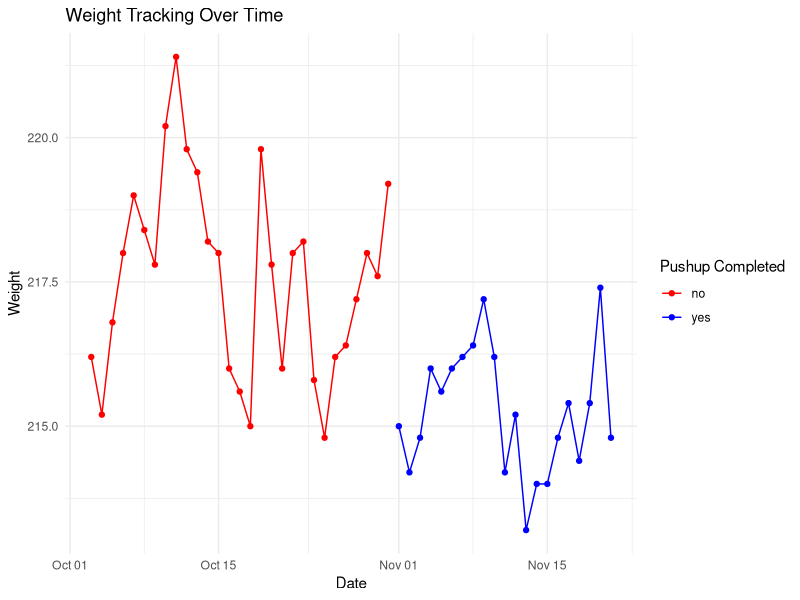

Recreate this plot in R.
## ---- chunk 1
knitr::opts_chunk$set(echo = TRUE)
## ---- chunk 2
# Create a data frame 
Weight_LL_File <- data.frame(
  Date = c("10/3", "10/4", "10/5", "10/6", "10/7", "10/8", "10/9", "10/10", "10/11", "10/12", "10/13", "10/14", "10/15", "10/16", "10/17", "10/18", "10/19", "10/20", "10/21", "10/22", "10/23", "10/24", "10/25", "10/26", "10/27", "10/28", "10/29", "10/30", "10/31", "11/1", "11/2", "11/3", "11/4", "11/5", "11/6", "11/7", "11/8", "11/9", "11/10", "11/11", "11/12", "11/13", "11/14", "11/15", "11/16", "11/17", "11/18", "11/19", "11/20", "11/21"),
  Weight = c(216.2, 215.2, 216.8, 218.0, 219.0, 218.4, 217.8, 220.2, 221.4, 219.8, 219.4, 218.2, 218.0, 216.0, 215.6, 215.0, 219.8, 217.8, 216.0, 218.0, 218.2, 215.8, 214.8, 216.2, 216.4, 217.2, 218.0, 217.6, 219.2, 215.0, 214.2, 214.8, 216.0, 215.6, 216.0, 216.2, 216.4, 217.2, 216.2, 214.2, 215.2, 213.2, 214.0, 214.0, 214.8, 215.4, 214.4, 215.4, 217.4, 214.8),
  Pushups_40 = c("no", "no", "no", "no", "no", "no", "no", "no", "no", "no", "no", "no", "no", "no", "no", "no", "no", "no", "no", "no", "no", "no", "no", "no", "no", "no", "no", "no", "no", "yes", "yes", "yes", "yes", "yes", "yes", "yes", "yes", "yes", "yes", "yes", "yes", "yes", "yes", "yes", "yes", "yes", "yes", "yes", "yes", "yes")
)

## ---- chunk 3

# Split the data into two groups
group_no <- Weight_LL_File$Weight[Weight_LL_File$Pushups_40 == "no"]
group_yes <- Weight_LL_File$Weight[Weight_LL_File$Pushups_40 == "yes"]

#  t-test
t_test_result <- t.test(group_yes, group_no, alternative = "less")
names(t_test_result$estimate) <- c("mean of Pushups_yes", "mean of Pushup_no")

# Print the result
print(t_test_result)

# Conlclusion
# We reject the null hypothesis since the result p-value is below the observed
# p-value



## ---- chunk 4
# Load ggplot2
library(ggplot2)
Weight_LL_File$Date <- as.Date(Weight_LL_File$Date, format = "%m/%d")

# Create the plot
ggplot(Weight_LL_File, aes(x=Date, y=Weight, color=Pushups_40)) +
  geom_line() + 
  geom_point() +
  labs(title="Weight Tracking Over Time",
       x="Date", y="Weight", color="Pushup Completed") +
  theme_minimal() +
  scale_color_manual(values = c("yes" = "blue", "no" = "red"))


